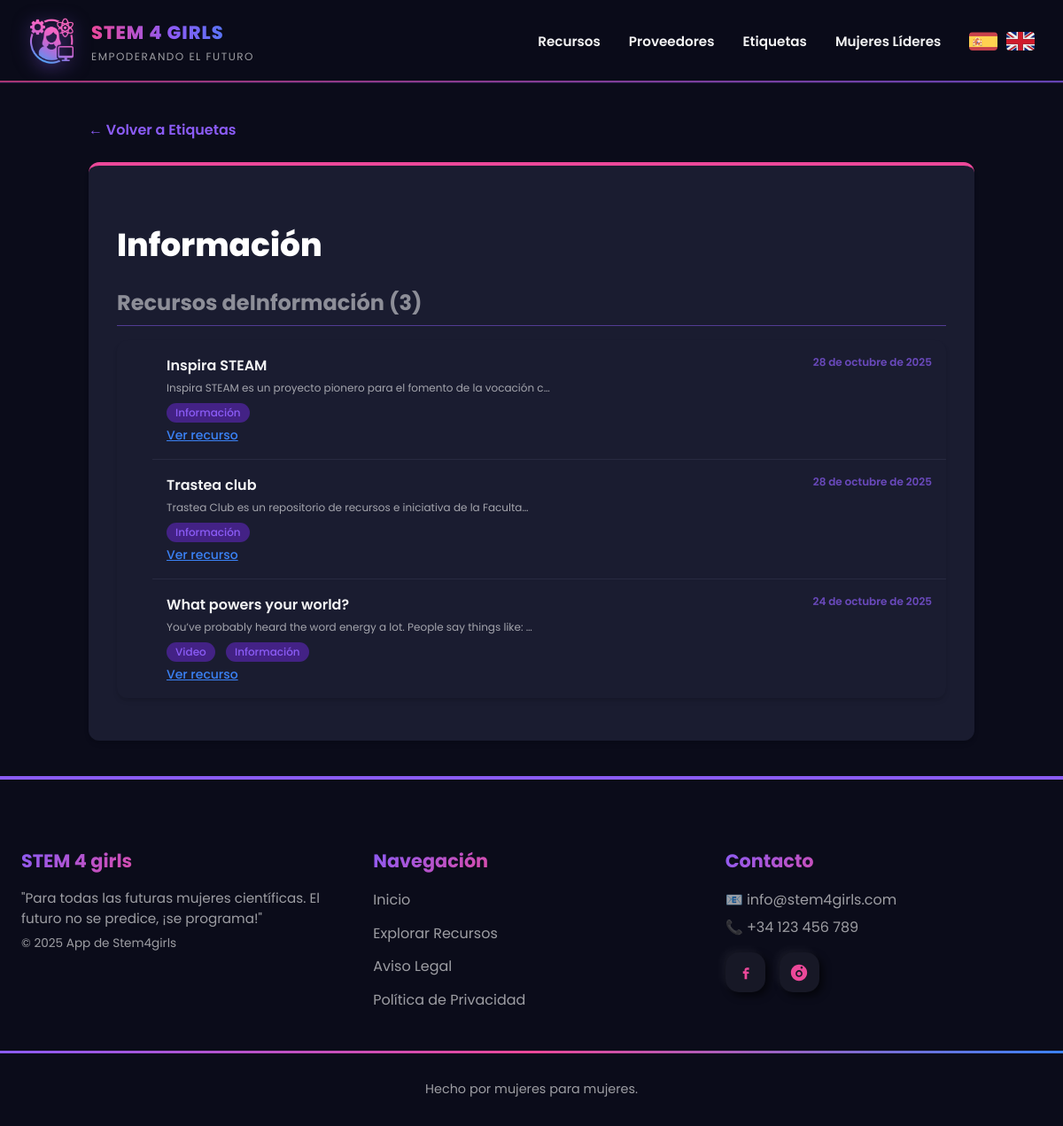
The page /appstem4girls/tags/3/ on the database its author committed.
### appstem4girls/models.py (models this page shows, shortened)
class Tag(models.Model):
    nombre = models.CharField(max_length=50)
    descripcion = models.TextField(blank=True)

class Recurso(models.Model):
    titulo = models.CharField(max_length=200)
    descripcion = models.TextField()
    fecha_publicacion = models.DateField(auto_now_add=True)
    enlace = models.URLField(blank=True)
    proveedor = models.ForeignKey(Proveedor, on_delete=models.CASCADE, related_name='recursos')
    tags = models.ManyToManyField(Tag, related_name='recursos')
    imagen = models.ImageField(upload_to='images',blank=True,null=True,verbose_name='Image')

### appstem4girls/views.py (the view)
# urls.py: path('tags/<int:tag_id>/', views.detalle_tag, name='detalle_tag'),
def detalle_tag(request, tag_id):
    tag = get_object_or_404(Tag, id=tag_id)
    return render(request, 'detalle_tag.html', {'tag': tag})

### appstem4girls/templates/detalle_tag.html (shortened to what this page needs)
{% extends "base.html" %}
{% load static%}
{% load i18n %}
{% block extra_css %}
<link rel="stylesheet" href="{% static 'css/proveedores.css' %}">
{% endblock %}
{% block contenido %}
<section class="p-contenedor">
    <a href="{% url 'lista_tags' %}" class="lp-volver">&larr; {% trans "Volver a Etiquetas" %}</a>
    <div class="p-tarjeta">
        <h1>{{ tag.nombre }}</h1>
        <h2 class="lr-titulo">{% trans "Recursos de" %}{{ tag.nombre }} ({{ tag.recursos.count  }})</h2>
        {% if tag.recursos %}
            <ul class="lr">
                {% for recurso in tag.recursos.all %}
                    <li class="recurso">
                        <span class="r-fecha">{{ recurso.fecha_publicacion }}</span>
                        <div class="r.info">
                            <span class="r-titulo">{{ recurso.titulo }}</span>
                            <span class="r-descripcion">{{ recurso.descripcion|truncatechars:70 }}</span>
                            <div class="r-tags">
                                {% for tag in recurso.tags.all %}
                                    <a href="{% url 'detalle_tag' tag.id %}" class="tag">
                                        {{ tag.nombre }}
                                    </a>
                                {% endfor %}
                            </div>
                        </div>
                        <a href="{% url 'detalle_recurso' recurso.id %}" class="r-link">
                           {% trans "Ver recurso" %}
                        </a>
                    </li>
                {% endfor %}
            </ul>
        {% else %}
            <p class="no-recursos">{% trans "Esta etiqueta aún no tiene recursos asociados." %}</p>
        {% endif %}
    </div>
</section>
{% endblock %}

### appstem4girls/static/css/base.css (style rules this page uses)
:root { --primary: #8B5CF6; --secondary: #EC4899; --accent: #3B82F6; --text-light: rgba(255, 255, 255, 0.95); --text-muted: rgba(255, 255, 255, 0.6); --bg-dark: #0B0C1A; }
body { font-family: 'Poppins', Arial, sans-serif; background-color: var(--bg-dark); color: var(--text-light); margin: 0; padding: 0; min-height: 100vh; display: flex; flex-direction: column; }

### appstem4girls/static/css/proveedores.css (style rules this page uses)
.p-contenedor { max-width: 1000px; margin-left: auto; margin-right: auto; padding: 2.5rem 1rem; flex-grow: 1; }
.lp-volver { display: flex; margin-bottom: 1.5rem; align-items: center; color: var(--primary); font-weight: 600; transition: color 0.15s ease-in-out; text-decoration: none; }
.p-tarjeta { background-color: #1a1c30; border-radius: 12px; box-shadow: 0 4px 6px -1px rgba(0, 0, 0, 0.1), 0 2px 4px -2px rgba(0, 0, 0, 0.1); padding: 2rem; border-top: 4px solid var(--secondary); }
.p-tarjeta h1 { font-size: 2.25rem; font-weight: 800; color: white; margin-bottom: 1rem; }
.lr-titulo { font-size: 1.5rem; font-weight: 700; color: white; margin-bottom: 1rem; border-bottom: 1px solid var(--primary); opacity: 0.5; padding-bottom: 0.5rem; }
.lr { overflow-y: auto; background-color: #1a1c30; border-radius: 12px; box-shadow: 0 4px 6px -1px rgba(0, 0, 0, 0.1), 0 2px 4px -2px rgba(0, 0, 0, 0.1); }
.lr li:not(:last-child) { border-bottom: 1px solid #282a40; }
.lr li:last-child { border-bottom: none; }
.recurso { padding: 1rem; display: flex; flex-direction: column; justify-content: space-between; position: relative; transition: background-color 0.15s ease-in-out; }
.r-fecha { position: absolute; top: 1rem; right: 1rem; font-size: 0.75rem; font-weight: 600; color: var(--primary); opacity: 0.7; }
.r-titulo { color: var(--text-light); font-weight: 600; display: block; }
.r-descripcion { display: block; font-size: 0.75rem; color: var(--text-muted); margin-top: 0.25rem; }
.tag { display: inline-flex; align-items: center; border-radius: 20px; background-color: rgba(109, 40, 217, 0.5); padding: 0.125rem 0.625rem; font-size: 0.75rem; font-weight: 500; color: var(--primary); margin-right: 0.5rem; margin-bottom: 0.25rem; margin-top: 0.5rem; text-decoration: none; }
.r-link { color: var(--accent); background-color: transparent; border: none; cursor: pointer; font-weight: 500; font-size: 14px; flex-shrink: 0; transition: color 0.15s ease-in-out; padding: 0; }

### rows shown on the page
Tag: nombre "Información", recursos.count "3"
Recurso: fecha_publicacion "28 de octubre de 2025", titulo "Inspira STEAM", descripcion "Inspira STEAM es un proyecto pionero para el fomento de la vocación c…"
Recurso: fecha_publicacion "28 de octubre de 2025", titulo "Trastea club", descripcion "Trastea Club es un repositorio de recursos e iniciativa de la Faculta…"
Recurso: fecha_publicacion "24 de octubre de 2025", titulo "What powers your world?", descripcion "You’ve probably heard the word energy a lot. People say things like: …"
Tag: nombre "Video"
